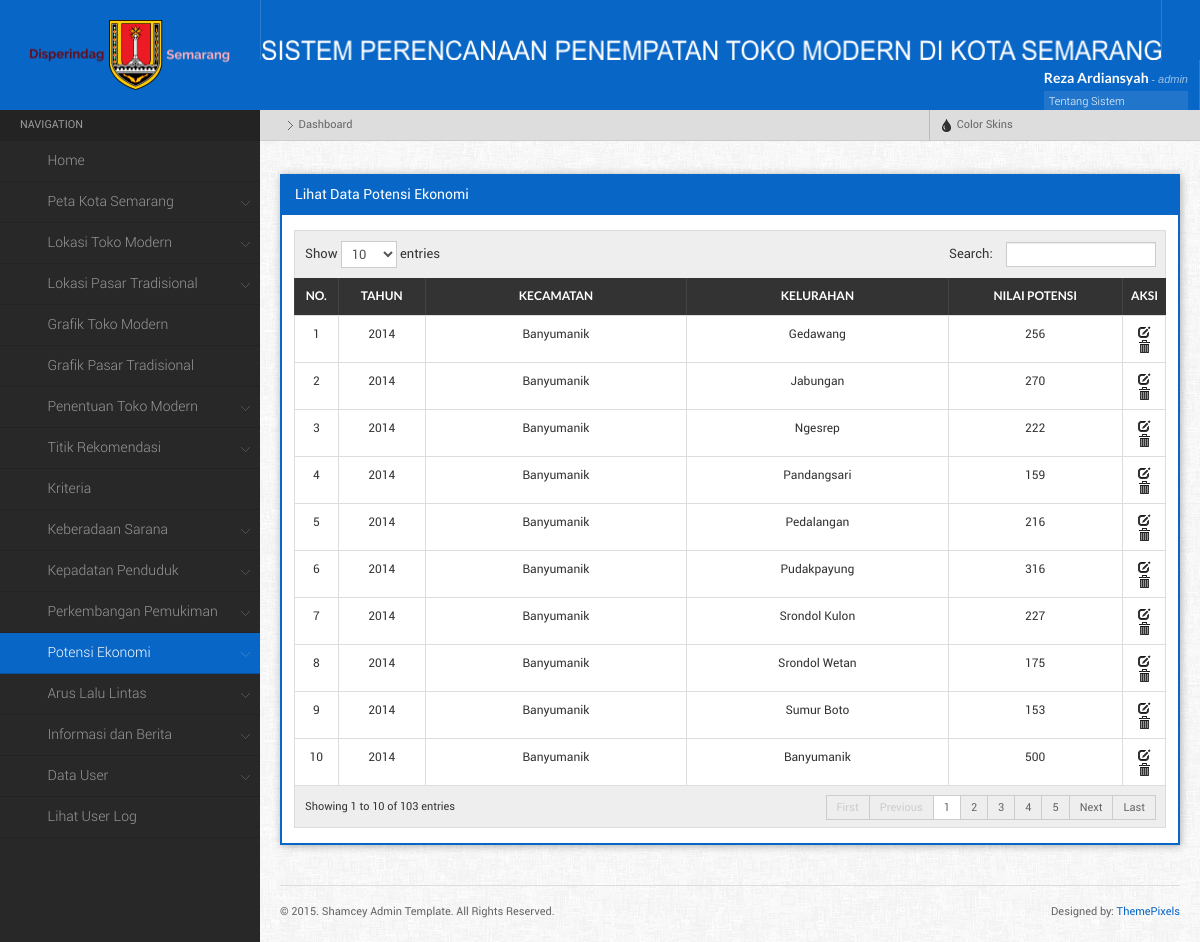
/main.php?menu=lihatPotensi (signed in), run on an earlier commit of the app's database.
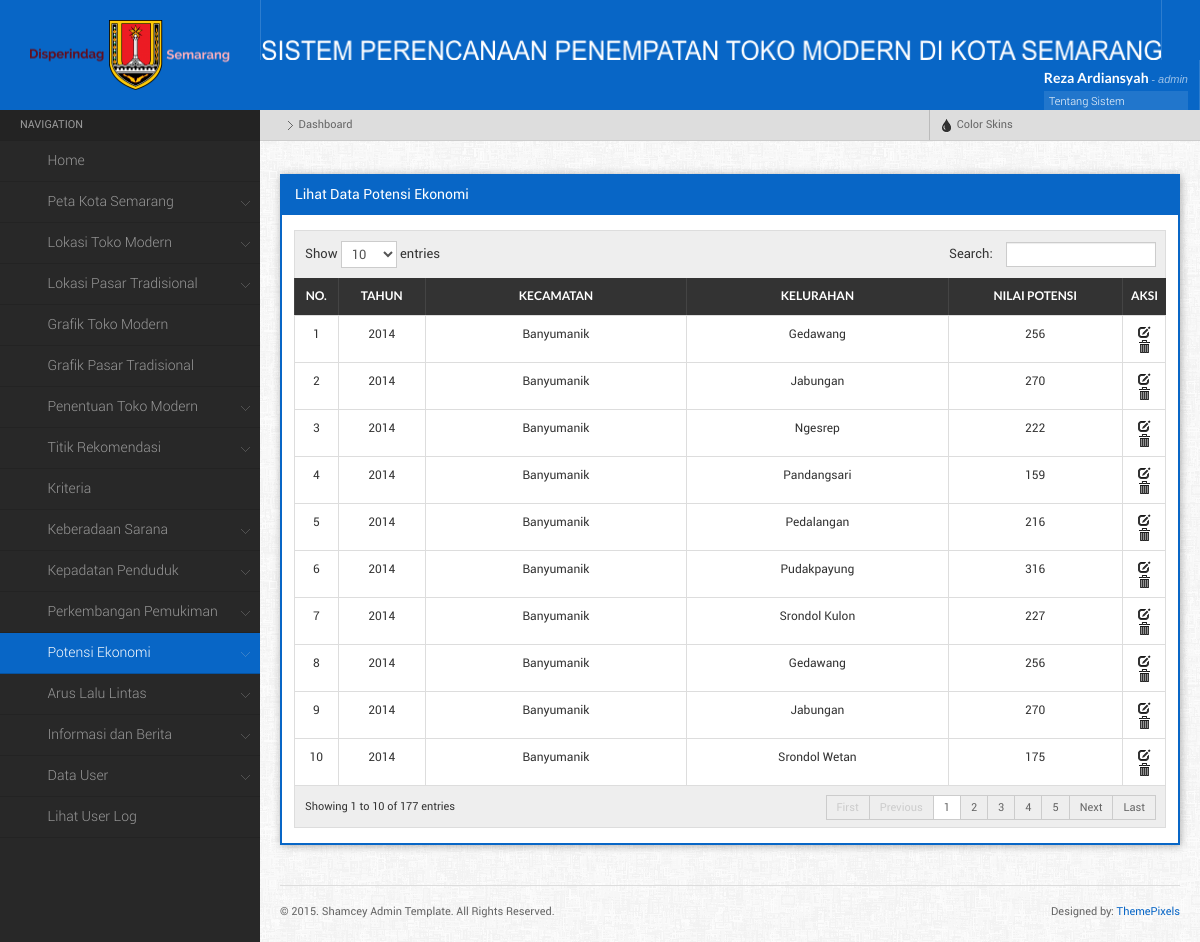
And on a later commit of the database.
### tables this page shows
CREATE TABLE IF NOT EXISTS `potensi_ekonomi` (
  `id_potensi` int(11) NOT NULL AUTO_INCREMENT,
  `id_kelurahan` int(11) NOT NULL,
  `tahun` year(4) NOT NULL,
  `nilai_potensi` int(11) NOT NULL,
  `id_klasifikasipotensi` int(11) NOT NULL,
  PRIMARY KEY (`id_potensi`)
);

CREATE TABLE IF NOT EXISTS `kecamatan` (
  `id_kecamatan` int(11) NOT NULL AUTO_INCREMENT,
  `nama_kecamatan` varchar(50) NOT NULL,
  `latitude` varchar(25) NOT NULL,
  `longitude` varchar(25) NOT NULL,
  PRIMARY KEY (`id_kecamatan`)
);

CREATE TABLE IF NOT EXISTS `kelurahan` (
  `id_kelurahan` int(11) NOT NULL AUTO_INCREMENT,
  `id_kecamatan` int(11) NOT NULL,
  `Kelurahan` char(50) DEFAULT NULL,
  `Geometry` longblob,
  `Luas` decimal(10,3) DEFAULT NULL,
  `XMin` int(11) DEFAULT NULL,
  `XMax` int(11) DEFAULT NULL,
  `YMin` int(11) DEFAULT NULL,
  `YMax` int(11) DEFAULT NULL,
  `id_lokasi` int(11) NOT NULL,
  PRIMARY KEY (`id_kelurahan`)
);

### component/lihat_potensi.php (the view, shortened to what this page needs)
<?php
	$query = mysql_query("SELECT * FROM potensi_ekonomi a, kelurahan b, kecamatan c
							WHERE a.id_kelurahan = b.id_kelurahan
							AND b.id_kecamatan = c.id_kecamatan
							ORDER BY tahun DESC, c.id_kecamatan ASC") or die (mysql_error());
    echo "<div class=\"widget\">
			<h4 class=\"widgettitle\">Lihat Data Potensi Ekonomi</h4>
			<div class=\"widgetcontent\">
            <table id=\"dyntable\" class=\"table table-bordered responsive\">
                <thead>
                    <tr>
                        <th></th>
                        <th><center>No.</th>
						<th><center>Tahun</th>
                        <th><center>Kecamatan</th>
						<th><center>Kelurahan</th>
						<th><center>Nilai potensi</th>
						<th><center>Aksi</th>
                    </tr>
                </thead>
				<tbody>";
				$no = 1;
				while($pecah = mysql_fetch_array($query)){
					echo "<tr class=\" \">
						<td></td>
						<td style='width:5%;'><center>$no</td>
						<td style='width:10%;'><center>$pecah[tahun]</td>
						<td style='width:30%;'><center>$pecah[nama_kecamatan]</td>
						<td style='width:30%;'><center>$pecah[Kelurahan]</td>
						<td style='width:20%;'><center>$pecah[nilai_potensi]</td>
						<td class=\"center\" style=\"width: 5%;\">
							<a href= \"main.php?menu=editPotensi&id_potensi=$pecah[id_potensi]\" title=\"Edit\"><i  class=\"icon-edit\"></i></a>
							<a href=\"main.php?menu=hapusPotensi&id_potensi=$pecah[id_potensi]\" title=\"Hapus\" onClick=\"return confirm('Apakah Anda yakin ingin menghapus data ini?')\" class=\"icon-trash\"><i></i></a>
						</td>";
					echo "</td>
					</tr>";
				$no++;
				};
				echo "</tbody>
			</table>
		</div>
		</div>
	";
?>

What changed in the data, as far as the page shows it:
no longer on this page (row unchanged): potensi_ekonomi: tahun "2014", kecamatan.nama_kecamatan "Banyumanik", id_kelurahan.Kelurahan "Sumur Boto", nilai_potensi "153"
no longer on this page (row unchanged): potensi_ekonomi: tahun "2014", kecamatan.nama_kecamatan "Banyumanik", id_kelurahan.Kelurahan "Banyumanik", nilai_potensi "500"
added potensi_ekonomi: tahun "2014", kecamatan.nama_kecamatan "Banyumanik", id_kelurahan.Kelurahan "Gedawang", nilai_potensi "256"
added potensi_ekonomi: tahun "2014", kecamatan.nama_kecamatan "Banyumanik", id_kelurahan.Kelurahan "Jabungan", nilai_potensi "270"
Also different on the page:
text written by a page script: "Show entries Search: Showing 1 to 10 of 103 entries First Previous 1 2 3 4 5 Next Last" → "Show entries Search: Showing 1 to 10 of 177 entries First Previous 1 2 3 4 5 Next Last"
